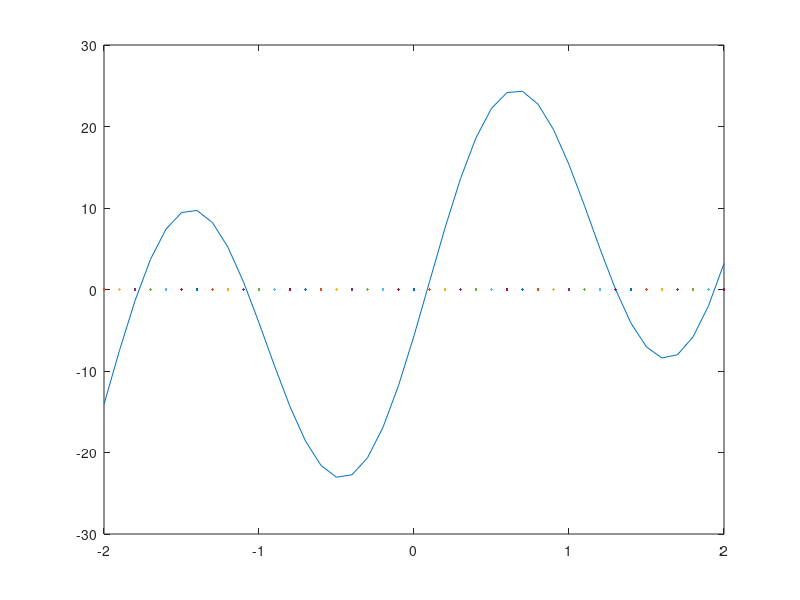

Recreate this plot in MATLAB. (Note: this script raises an error after producing the figure.)
%authors: Ivan Liljeqvist and Filip Martinsson
%version: 2015-04-16


%start from 0, increase with 1, go to 365
x=[-2:0.1:2];

%use the equation for plotting
y=7*x-20*cos(3*x-5);

%plot the graph
plot(x,y);

hold on

plot(x,0,'.');

hold off


%{
    We plotted the graph and saw that the roots are near -2,-1,0,1.5 and 2.
    We used fzero to find the roots.
    
    There are 5 roots and they are between -2 and 2.
    
%}

roots=[
        fzero('7*x-20*cos(3*x-5)',-2) 
        fzero('7*x-20*cos(3*x-5)',-1) 
        fzero('7*x-20*cos(3*x-5)',0) 
        fzero('7*x-20*cos(3*x-5)',1.5)
        fzero('7*x-20*cos(3*x-5)',2)
        ]